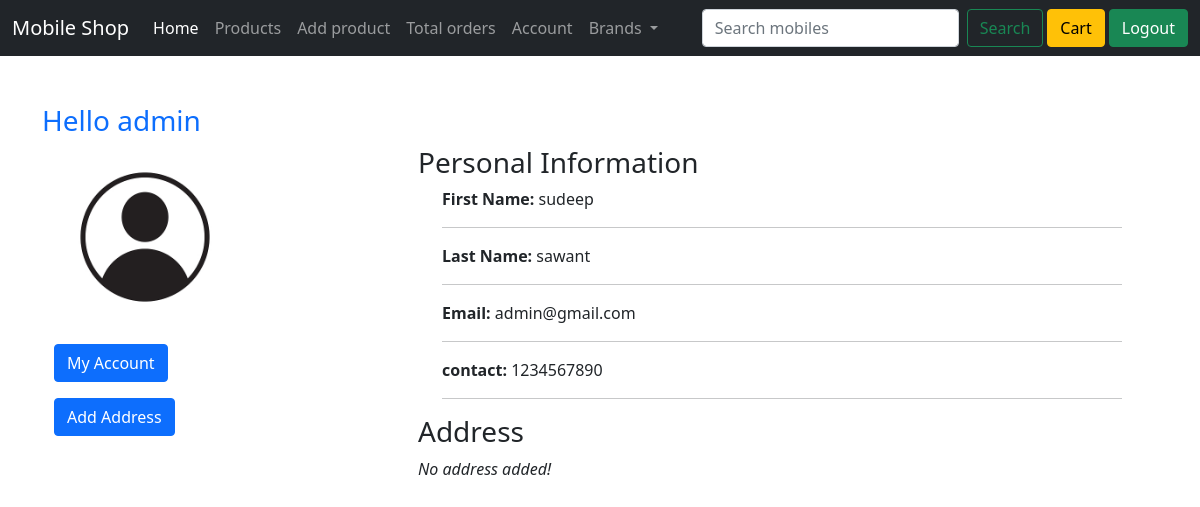
Page /account/0/ (signed in) on the earlier database version.
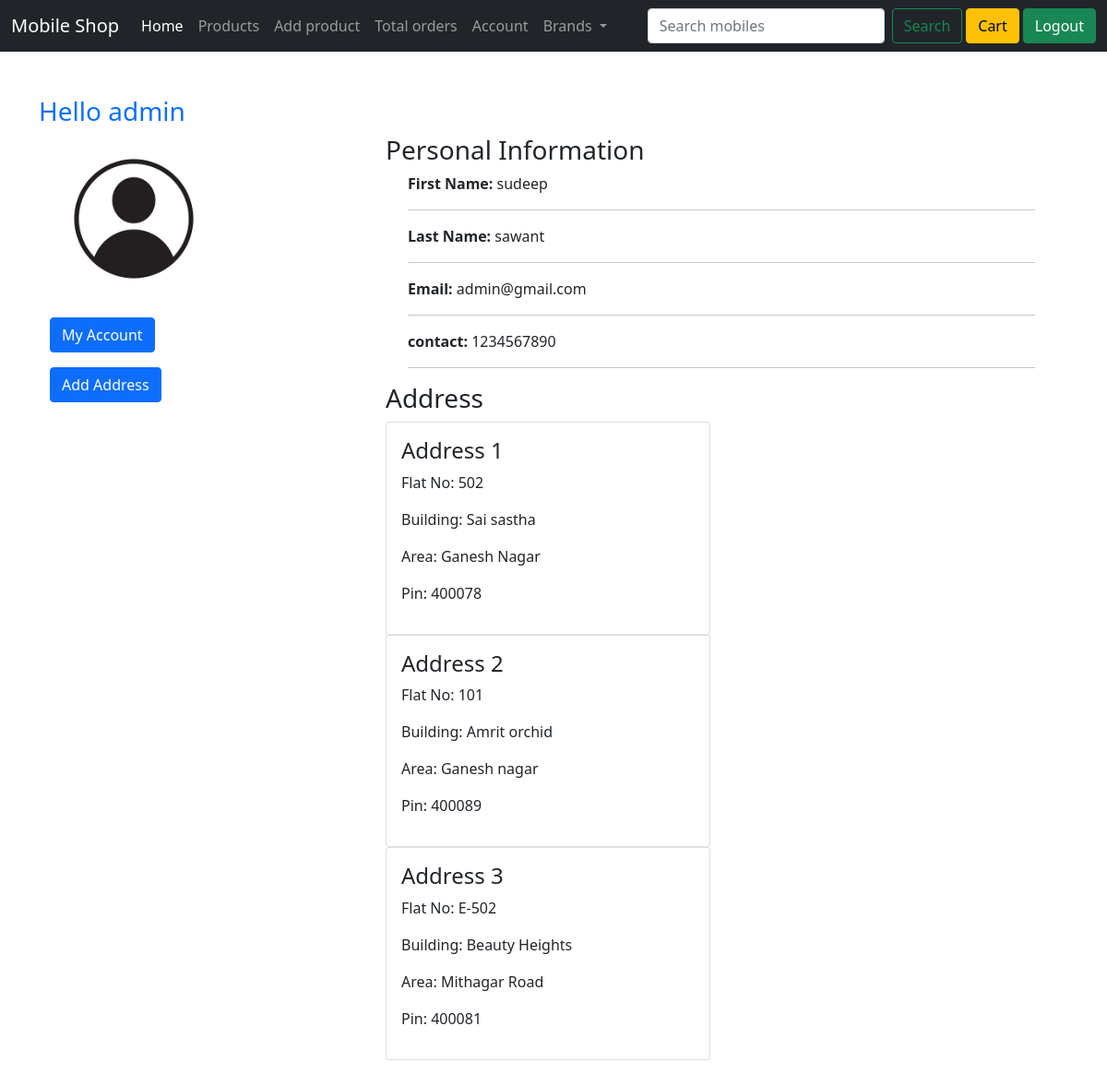
Same page on the later database version.
### customer/models.py (models this page shows, shortened)
class Address(models.Model):
    id = models.AutoField(primary_key=True)
    user = models.ForeignKey(User, on_delete=models.CASCADE)
    flat_no = models.CharField(max_length=50, blank=True, null=True)
    building = models.CharField(max_length=100, blank=True, null=True)
    area = models.CharField(max_length=100, blank=True, null=True)
    city = models.CharField(max_length=100, blank=True, null=True)
    pin = models.IntegerField(blank=True,null=True)

### customer/views.py (the view)
# urls.py: path('account/<int:id>/', views.account, name='account'),
def account(request, **kwargs):
    user = request.user
    address = Address.objects.filter(user=user)
    context = {
        'id': kwargs['id'],
        'address': address,
    }
    return render(request, 'customer/account.html', context)

### home/models.py (called while the page is built)
    def __str__(self):
        return self.user_name

### customer/templates/customer/account.html (shortened to what this page needs)
{% extends 'home/layout.html' %}
{% load static %}
{% block content %}
<div class="container my-5">
 <div class="row">
  <h3 class="text-primary">Hello {{user}}</h3>
  <section class="p-1 p-lg-0 text-center text-sm-start">
    <div class="container">
        <div class="d-sm-flex justify-content-between">
            <div class="align-items-center">
               <div class="myprofile">
                 <img src="{% static 'assets\images\profile.jpg' %}" class="w-50" alt="myimage">
               </div>
               <div class="mt-3">
                <a href="{% url 'account' id %}" class="btn btn-primary ">My Account</a>
              </div>
              <div class="mt-3">
                <a href="{% url 'address' id %}" class="btn btn-primary ">Add Address</a>
              </div>
            </div>
            <div class="col-md-8">
              <h3>Personal Information</h3>
                <div class="center container">
                  <div><b>First Name: </b> {{user.first_name}}</div><hr>
                  <div><b>Last Name: </b> {{user.last_name}}</div><hr>
                  <div><b>Email: </b> {{user.email}}</div><hr>
                  <div><b>contact: </b> {{user.contact}}</div><hr>
                </div>
                <h3 class="my-2">Address</h3>
                <div class="row">
                  <div class="col-sm-6">
                  {% for ad in address %}
                  <div class="card">
                      <div class="card-body">
                       <h4>Address {{forloop.counter}}</h4>
                       <p>Flat No: {{ad.flat_no}}</p>
                       <p>Building: {{ad.building}}</p>
                       <p>Area: {{ad.area}}</p>
                       <p>Pin: {{ad.pin}}</p>
                      </div>
                     </div>
                  {% empty %}
                     <i>No address added!</i>
                  {% endfor %}
                  </div>
                 </div>
            </div>
          </div>
    </div>
</section>
 </div>
</div>
{% endblock content %}

Differences in the rows shown:
added Address: flat_no "502", building "Sai sastha", area "Ganesh Nagar", pin "400078"
added Address: flat_no "101", building "Amrit orchid", area "Ganesh nagar", pin "400089"
added Address: flat_no "E-502", building "Beauty Heights", area "Mithagar Road", pin "400081"
Other differences:
text no longer shown: "No address added!"
